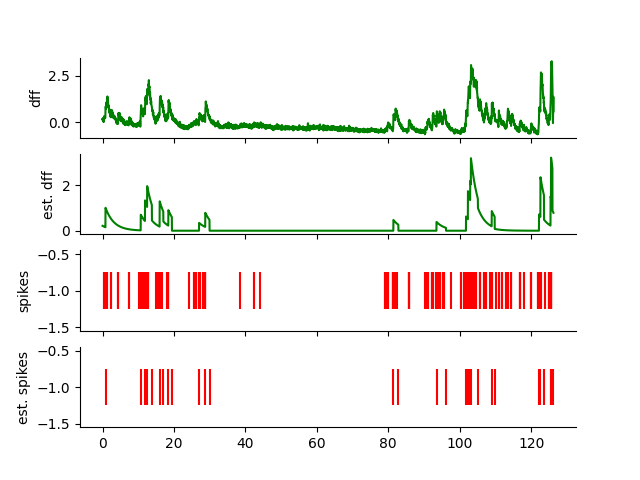

This figure's Python source:
from FastLZeroSpikeInference import fast
from load_data import get_data
import numpy as np
import numpy as np
import matplotlib.pyplot as plt

def plot_func(y, y_pred, sptimes, sptimes_est, speriod):
    # Plot and save traces
    fig, ax = plt.subplots(4, 1, sharex=True, sharey=False)

    ax[0].plot(np.arange(0, len(y)*speriod, speriod), y, 'g') 
    ax[0].set_ylabel('dff')

    ax[1].plot(np.arange(0, len(y_pred)*speriod, speriod), y_pred, 'g')
    ax[1].set_ylabel('est. dff')

    ax[2].eventplot(sptimes, orientation='horizontal', lineoffsets=-1, linelengths=0.5, linewidths=None, colors='r', linestyles='solid')
    ax[2].set_ylabel('spikes')

    ax[3].eventplot(sptimes_est*dto, orientation='horizontal', lineoffsets=-1, linelengths=0.5, linewidths=None, colors='r', linestyles='solid')
    ax[3].set_ylabel('est. spikes')

    for axis in ax:
        axis.spines[['right', 'top']].set_visible(False)
        
    plt.savefig('spike_inference.png')
    plt.show()

# -----------------------Toy example---------------------#
# from https://jewellsean.github.io/fast-spike-deconvolution/python_tutorial.html
gam = 0.952
x = np.concatenate([np.arange(100), np.arange(100)])
y = np.power(gam, x)

fit = fast.estimate_spikes(y, gam, 1, False, True)
y_pred = fit['estimated_calcium']
sptimes = fit['spikes']

#----------------------Allen calibration dataset----------------------#
gam = 0.986
data = get_data()

for key in iter(data):
        data_dict = data[key]
        dto, dte, dff, ephys, sptimes, quiroga = data_dict["dto"], data_dict["dte"], data_dict["dff"], data_dict["ephys"], data_dict["sptimes"], data_dict["quiroga"]
        
        fit = fast.estimate_spikes(dff, gam, 1, False, True)
        dff_pred = fit['estimated_calcium']
        sptimes_est = fit['spikes']
        plot_func(dff, dff_pred, sptimes, sptimes_est, dto)
    




